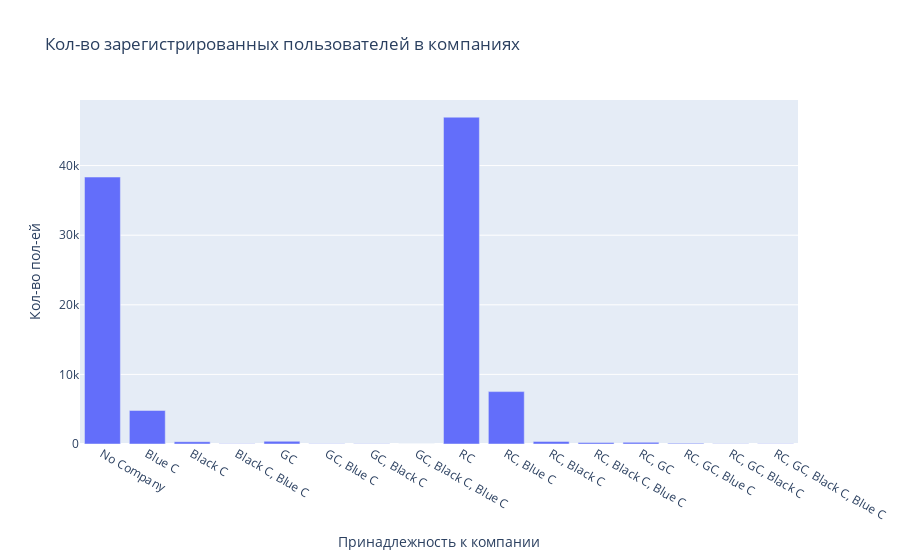

Notebook source saved alongside this figure:
### Code cell
trace = go.Bar(x=number_of_users['Company'], y=number_of_users['User ID'])

layout = go.Layout(
    title='Кол-во зарегистрированных пользователей в компаниях',
    xaxis=dict(title='Принадлежность к компании'),
    yaxis=dict(title='Кол-во пол-ей')
)

figure = go.Figure(data=[trace], layout=layout)

figure.show()

### Figure 1 — Plotly figure (JSON) as saved in the notebook; plotly's stock layout.template omitted (floating-point values rounded to 4 significant figures)
{"data": [{"type": "bar", "x": ["No Company", "Blue C", "Black C", "Black C, Blue C", "GC", "GC, Blue C", "GC, Black C", "GC, Black C, Blue C", "RC", "RC, Blue C", "RC, Black C", "RC, Black C, Blue C", "RC, GC", "RC, GC, Blue C", "RC, GC, Black C", "RC, GC, Black C, Blue C"], "y": [38354, 4819, 331, 29, 390, 40, 50, 3, 46951, 7528, 374, 215, 234, 94, 45, 18]}], "layout": {"title": {"text": "Кол-во зарегистрированных пользователей в компаниях"}, "xaxis": {"title": {"text": "Принадлежность к компании"}}, "yaxis": {"title": {"text": "Кол-во пол-ей"}}}}
